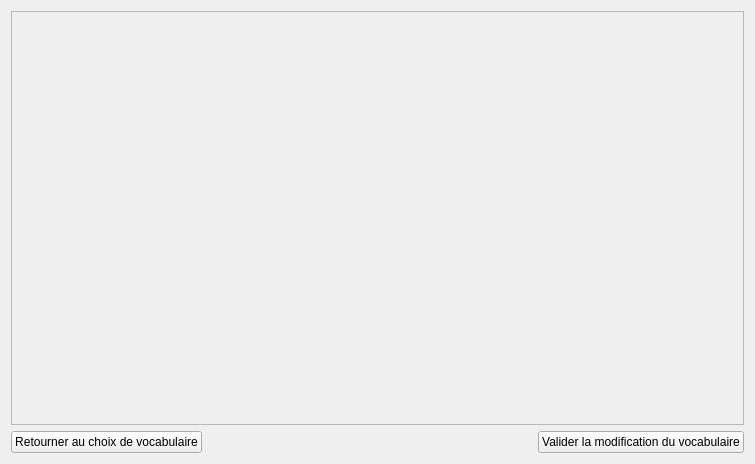
<?xml version="1.0" encoding="UTF-8"?>
<ui version="4.0">
 <class>ModifyWord</class>
 <widget class="QWidget" name="ModifyWord">
  <property name="geometry">
   <rect>
    <x>0</x>
    <y>0</y>
    <width>755</width>
    <height>464</height>
   </rect>
  </property>
  <property name="windowTitle">
   <string>Form</string>
  </property>
  <layout class="QVBoxLayout" name="verticalLayout_2">
   <item>
    <widget class="QScrollArea" name="scrollArea">
     <property name="widgetResizable">
      <bool>true</bool>
     </property>
     <widget class="QWidget" name="scrollAreaWidgetContents">
      <property name="geometry">
       <rect>
        <x>0</x>
        <y>0</y>
        <width>735</width>
        <height>411</height>
       </rect>
      </property>
      <layout class="QVBoxLayout" name="verticalLayout">
       <item>
        <widget class="QWidget" name="widget" native="true"/>
       </item>
      </layout>
     </widget>
    </widget>
   </item>
   <item>
    <layout class="QHBoxLayout" name="horizontalLayout">
     <item>
      <widget class="QPushButton" name="buttonBack">
       <property name="text">
        <string>Retourner au choix de vocabulaire</string>
       </property>
      </widget>
     </item>
     <item>
      <spacer name="horizontalSpacer">
       <property name="orientation">
        <enum>Qt::Horizontal</enum>
       </property>
       <property name="sizeHint" stdset="0">
        <size>
         <width>40</width>
         <height>20</height>
        </size>
       </property>
      </spacer>
     </item>
     <item>
      <widget class="QPushButton" name="buttonConfirmModify">
       <property name="text">
        <string>Valider la modification du vocabulaire</string>
       </property>
      </widget>
     </item>
    </layout>
   </item>
  </layout>
 </widget>
 <resources/>
 <connections/>
</ui>
